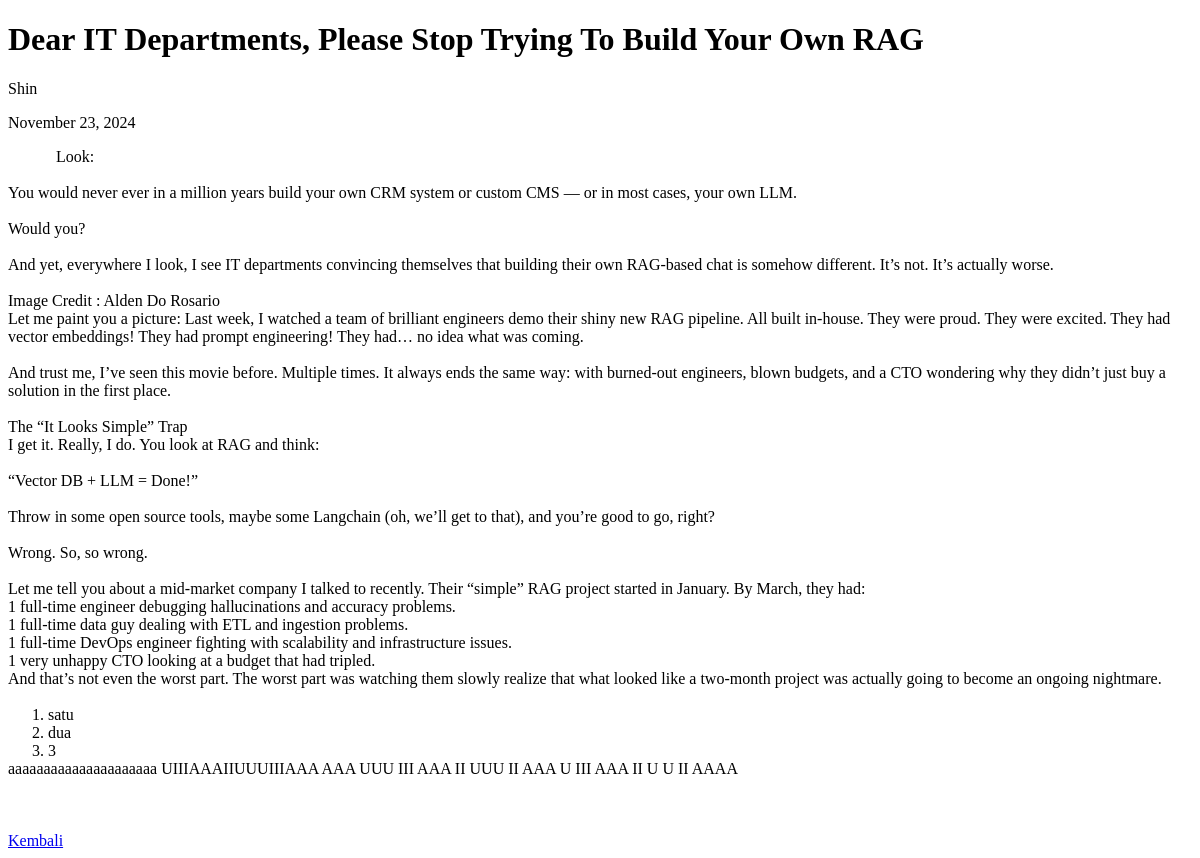
Page /singlePost/index.php?id=17 on the committed database.
### tables this page shows
CREATE TABLE `contents` (
  `id` int(11) NOT NULL,
  `judul` varchar(255) NOT NULL,
  `content` text NOT NULL,
  `author_id` int(11) NOT NULL,
  `created_at` timestamp NOT NULL DEFAULT current_timestamp()
);

CREATE TABLE `users` (
  `id` int(11) NOT NULL,
  `email` varchar(255) NOT NULL,
  `username` varchar(255) NOT NULL,
  `password` varchar(64) NOT NULL,
  `nama` varchar(255) NOT NULL,
  `role` varchar(15) NOT NULL
);

### singlePost/content/tampil.php (called while the page is built)
<?php
include("../lib/connection.php");
function tampil($id)
{
    global $conn;
    $query = "SELECT
        contents.judul,
        contents.content,
        contents.created_at,
        users.nama
    FROM
        contents
    INNER JOIN
        users
    ON
        contents.author_id = users.id
    WHERE
        contents.id = $id
    ";
    $result = mysqli_query($conn, $query);
    $rows = [];
    while ($row = mysqli_fetch_assoc($result)) {
        $rows[] = $row;
    }
    return $rows;
}

### singlePost/index.php (the view, shortened to what this page needs)
<?php
include "content/tampil.php";
$previousPage = isset($_SERVER['HTTP_REFERER']) ? $_SERVER['HTTP_REFERER'] : '/default-page.php';
$id = $_GET['id'];
$data = tampil($id);
?>
<!DOCTYPE html>
<html lang="en">
<head>
</head>
<body>
        <?php foreach ($data as $content): ?>
            <h1><?= $content['judul']; ?></h1>
            <p><?= $content['nama']; ?></p>
            <p><?= date("F j, Y", strtotime($content['created_at'])); ?></p>
            <div class="preserved-format"><?= $content['content']; ?></div>
        <?php endforeach; ?>
    <a href="<?= $previousPage; ?>">Kembali</a>
</body>
</html>

### singlePost/index.php (style rules this page uses)
body { font-family: medium-content-sans-serif-font; }
.preserved-format { white-space: pre-wrap; font-family: medium-content-sans-serif-font; margin: 0; padding: 0; }

### rows in the picture
contents: judul "Dear IT Departments, Please Stop Trying To Build Your Own RAG", author.nama "Shin", created_at "November 23, 2024", content "Look: You would never ever in a million years build your own CRM system or custom CMS — or in most cases, your own LLM. Would you? And yet, everywhere I look, I see IT departments convincing themselves that building their own RAG-based chat is somehow different. It’s not. It’s actually worse. Image Credit : Alden Do Rosario Let me paint you a picture: Last week, I watched a team of brilliant engineers demo their shiny new RAG pipeline. All built in-house. They were proud. They were excited. They had vector embeddings! They had prompt engineering! They had… no idea what was coming. And trust me, I’ve seen this movie before. Multiple times. It always ends the same way: with burned-out…"
